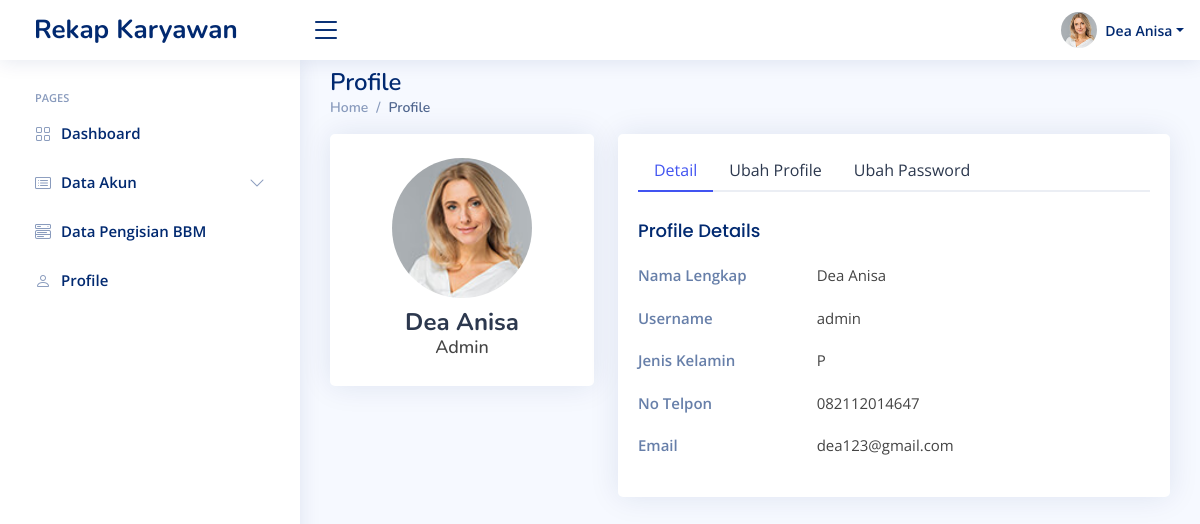
/profile.php (signed in), run on the app's committed database.
### tables this page shows
CREATE TABLE `tb_user` (
  `id` int(11) NOT NULL,
  `username` varchar(20) NOT NULL,
  `password` varchar(20) NOT NULL,
  `nama_user` varchar(100) NOT NULL,
  `jenis_kelamin` varchar(10) NOT NULL,
  `no_telpon` varchar(20) NOT NULL,
  `email` varchar(100) NOT NULL,
  `foto_profil` varchar(100) NOT NULL,
  `level` varchar(10) NOT NULL
);

### profile.php (the view, shortened to what this page needs)
<?php
require './koneksi.php';
if ($_SESSION['admin'] || $_SESSION['karyawan']) {
    if ($_SESSION['admin']) {
        $user = $_SESSION['admin'];
    } else if ($_SESSION['karyawan']) {
        $user = $_SESSION['karyawan'];
    }
}
else{
    header('location:login.php');
}
$sql = mysqli_query($conn, "SELECT * FROM tb_user WHERE username = '$user' ");
$data = mysqli_fetch_assoc($sql);
?>
<!DOCTYPE html>
<html lang="en">
<?php
include 'head.php';
?>
<body>
    <?php
    include './navbar.php';
    ?>
    <main id="main" class="main mt-5">
        <div class="pagetitle">
            <h1>Profile</h1>
            <nav>
                <ol class="breadcrumb">
                    <li class="breadcrumb-item"><a href="./index.php">Home</a></li>
                    <li class="breadcrumb-item active">Profile</li>
                </ol>
            </nav>
        </div>
        <section class="section profile">
            <div class="row">
                <div class="col-xl-4">
                    <div class="card">
                        <div class="card-body profile-card pt-4 d-flex flex-column align-items-center">
                            <?php
                            if ($data['foto_profil'] == '') {
                                if ($data['jenis_kelamin'] == 'L') {
                            ?>
                                    <img src="assets/img/profile-img.jpg" alt="Profile" class="rounded-circle">
                                <?php
                                } else {
                                ?>
                                    <img src="assets/img/messages-1.jpg" alt="Profile" class="rounded-circle">
                                <?php
                                }
                            } else {
                                ?>
                                <img src="./profile/<?= $data['foto_profil'] ?>" alt="Profile" class="rounded-circle" style="max-width: 150px;height: 140px;">
                            <?php
                            }
                            ?>
                            <h2><?= $data['nama_user'] ?></h2>
                            <h3><?= $data['level'] ?></h3>
                        </div>
                    </div>
                </div>
                <div class="col-xl-8">
                    <div class="card">
                        <div class="card-body pt-3">
                            <ul class="nav nav-tabs nav-tabs-bordered">
                                <li class="nav-item">
                                    <button class="nav-link active" data-bs-toggle="tab" data-bs-target="#profile-overview">Detail</button>
                                </li>
                                <li class="nav-item">
                                    <button class="nav-link" data-bs-toggle="tab" data-bs-target="#profile-edit">Ubah Profile</button>
                                </li>
                                <li class="nav-item">
                                    <button class="nav-link" data-bs-toggle="tab" data-bs-target="#profile-change-password">Ubah Password</button>
                                </li>
                            </ul>
                            <div class="tab-content pt-2">
                                <div class="tab-pane fade show active profile-overview" id="profile-overview">
                                    <h5 class="card-title">Profile Details</h5>
                                    <div class="row">
                                        <div class="col-5 col-md-4 label ">Nama Lengkap</div>
                                        <div class="col-6"><?= $data['nama_user'] ?></div>
                                    </div>
                                    <div class="row">
                                        <div class="col-5 col-md-4 label">Username</div>
                                        <div class="col-6"><?= $data['username'] ?></div>
                                    </div>
                                    <div class="row">
                                        <div class="col-5 col-md-4 label">Jenis Kelamin</div>
                                        <div class="col-6"><?= $data['jenis_kelamin'] ?></div>
                                    </div>
                                    <div class="row">
                                        <div class="col-5 col-md-4 label">No Telpon</div>
                                        <div class="col-6"><?= $data['no_telpon'] ?></div>
                                    </div>
                                    <div class="row">
                                        <div class="col-5 col-md-4 label">Email</div>
                                        <div class="col-6"><?= $data['email'] ?></div>
                                    </div>
                                </div>
                            </div>
                        </div>
                    </div>
                </div>
            </div>
        </section>
    </main>
</body>
</html>

### navbar.php (shortened to what this page needs)
<header id="header" class="header fixed-top d-flex align-items-center">
    <div class="d-flex align-items-center justify-content-between">
        <a href="./index.php" class="logo d-flex align-items-center">
            <span class="d-none d-lg-block ms-2">Rekap Karyawan</span>
        </a>
        <i class="bi bi-list toggle-sidebar-btn"></i>
    </div>
    <nav class="header-nav ms-auto">
        <ul class="d-flex align-items-center">
            <li class="nav-item dropdown pe-3">
                <a class="nav-link nav-profile d-flex align-items-center pe-0" href="#" data-bs-toggle="dropdown">
                    <?php
                    if ($data['foto_profil'] == '') {
                        if ($data['jenis_kelamin'] == 'L') {
                    ?>
                            <img src="assets/img/profile-img.jpg" alt="Profile" class="rounded-circle">
                        <?php
                        } else {
                        ?>
                            <img src="assets/img/messages-1.jpg" alt="Profile" class="rounded-circle">
                        <?php
                        }
                    } else {
                        ?>
                        <img src="./profile/<?= $data['foto_profil'] ?>" alt="Profile" class="rounded-circle" style="max-width: 40px; height: 50px;">
                    <?php
                    }
                    ?>
                    <span class="d-none d-md-block dropdown-toggle ps-2"><?= $data['nama_user'] ?></span>
                </a>
            </li>
        </ul>
    </nav>
</header>
<aside id="sidebar" class="sidebar">
    <ul class="sidebar-nav" id="sidebar-nav">
        <li class="nav-heading">Pages</li>
        <li class="nav-item">
            <a class="nav-link collapsed" href="./index.php">
                <i class="bi bi-grid"></i>
                <span>Dashboard</span>
            </a>
        </li>
        <?php
        if ($data['level'] == 'Admin') {
        ?>
            <li class="nav-item">
                <a class="nav-link collapsed" data-bs-target="#tables-nav" data-bs-toggle="collapse" href="#">
                    <i class="bi bi-card-list"></i><span>Data Akun</span><i class="bi bi-chevron-down ms-auto"></i>
                </a>
            </li>
            <li class="nav-item">
                <a class="nav-link collapsed" href="./data_pengisian_bbm.php">
                    <i class="bi bi-menu-button-wide"></i>
                    <span>Data Pengisian BBM</span>
                </a>
            </li>
        <?php
        }
        ?>
        <li class="nav-item">
            <a class="nav-link collapsed" href="./profile.php">
                <i class="bi bi-person"></i>
                <span>Profile</span>
            </a>
        </li>
    </ul>
</aside>

### assets/css/style.css (style rules this page uses)
:root { scroll-behavior: smooth; }
body { font-family: "Open Sans", sans-serif; background: #f6f9ff; color: #444444; }
a { color: #4154f1; text-decoration: none; }
h1, h2, h3, h4, h5, h6 { font-family: "Nunito", sans-serif; }
#main { margin-top: 60px; padding: 20px 30px; transition: all 0.3s; }
.pagetitle { margin-bottom: 10px; }
.pagetitle h1 { font-size: 24px; margin-bottom: 0; font-weight: 600; color: #012970; }
.card { margin-bottom: 30px; border: none; border-radius: 5px; box-shadow: 0px 0 30px rgba(1, 41, 112, 0.1); }
.card-title { padding: 20px 0 15px 0; font-size: 18px; font-weight: 500; color: #012970; font-family: "Poppins", sans-serif; }
.card-body { padding: 0 20px 20px 20px; }
.breadcrumb { font-size: 14px; font-family: "Nunito", sans-serif; color: #899bbd; font-weight: 600; }
.breadcrumb a { color: #899bbd; transition: 0.3s; }
.breadcrumb .breadcrumb-item::before { color: #899bbd; }
.breadcrumb .active { color: #51678f; font-weight: 600; }
.nav-tabs-bordered { border-bottom: 2px solid #ebeef4; }
.nav-tabs-bordered .nav-link { margin-bottom: -2px; border: none; color: #2c384e; }
.nav-tabs-bordered .nav-link.active { background-color: #fff; color: #4154f1; border-bottom: 2px solid #4154f1; }
.logo { line-height: 1; }
@media (min-width: 1200px) { .logo { width: 280px; } }
.logo span { font-size: 26px; font-weight: 700; color: #012970; font-family: "Nunito", sans-serif; }
.header { transition: all 0.5s; z-index: 997; height: 60px; box-shadow: 0px 2px 20px rgba(1, 41, 112, 0.1); background-color: #fff; padding-left: 20px; }
.header .toggle-sidebar-btn { font-size: 32px; padding-left: 10px; cursor: pointer; color: #012970; }
.header-nav ul { list-style: none; }
.header-nav>ul { margin: 0; padding: 0; }
.header-nav .nav-profile { color: #012970; }
.header-nav .nav-profile img { max-height: 36px; }
.header-nav .nav-profile span { font-size: 14px; font-weight: 600; }
.sidebar { position: fixed; top: 60px; left: 0; bottom: 0; width: 300px; z-index: 996; transition: all 0.3s; padding: 20px; overflow-y: auto; scrollbar-width: thin; scrollbar-color: #aab7cf transparent; box-shadow: 0px 0px 20px rgba(1, 41, 112, 0.1); background-color: #fff; }
@media (min-width: 1200px) { #main, #footer { margin-left: 300px; } }
.sidebar-nav { padding: 0; margin: 0; list-style: none; }
.sidebar-nav li { padding: 0; margin: 0; list-style: none; }
.sidebar-nav .nav-item { margin-bottom: 5px; }
.sidebar-nav .nav-heading { font-size: 11px; text-transform: uppercase; color: #899bbd; font-weight: 600; margin: 10px 0 5px 15px; }
.sidebar-nav .nav-link { display: flex; align-items: center; font-size: 15px; font-weight: 600; color: #4154f1; transition: 0.3; background: #f6f9ff; padding: 10px 15px; border-radius: 4px; }
.sidebar-nav .nav-link i { font-size: 16px; margin-right: 10px; color: #4154f1; }
.sidebar-nav .nav-link.collapsed { color: #012970; background: #fff; }
.sidebar-nav .nav-link.collapsed i { color: #899bbd; }
.sidebar-nav .nav-link .bi-chevron-down { margin-right: 0; transition: transform 0.2s ease-in-out; }
.profile .profile-card img { max-width: 120px; }
.profile .profile-card h2 { font-size: 24px; font-weight: 700; color: #2c384e; margin: 10px 0 0 0; }
.profile .profile-card h3 { font-size: 18px; }
.profile .profile-overview .row { margin-bottom: 20px; font-size: 15px; }
.profile .profile-overview .card-title { color: #012970; }
.profile .profile-overview .label { font-weight: 600; color: rgba(1, 41, 112, 0.6); }

### data on the page
tb_user: foto_profil (picture), nama_user "Dea Anisa", level "Admin", username "admin", jenis_kelamin "P", no_telpon "082112014647", email "dea123@gmail.com"
